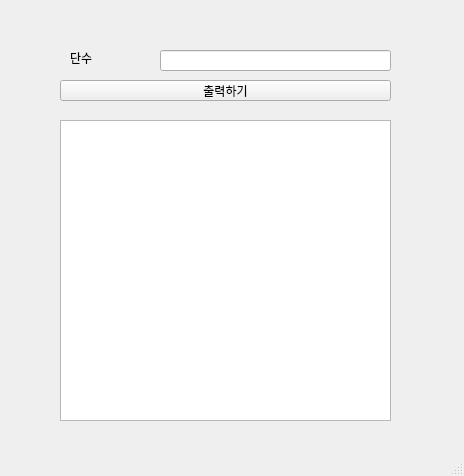
<?xml version="1.0" encoding="UTF-8"?>
<ui version="4.0">
 <class>MainWindow</class>
 <widget class="QMainWindow" name="MainWindow">
  <property name="geometry">
   <rect>
    <x>0</x>
    <y>0</y>
    <width>464</width>
    <height>476</height>
   </rect>
  </property>
  <property name="windowTitle">
   <string>MainWindow</string>
  </property>
  <widget class="QWidget" name="centralwidget">
   <widget class="QPlainTextEdit" name="pte">
    <property name="geometry">
     <rect>
      <x>60</x>
      <y>120</y>
      <width>331</width>
      <height>301</height>
     </rect>
    </property>
   </widget>
   <widget class="QLabel" name="lbl">
    <property name="geometry">
     <rect>
      <x>70</x>
      <y>50</y>
      <width>81</width>
      <height>16</height>
     </rect>
    </property>
    <property name="text">
     <string>단수</string>
    </property>
   </widget>
   <widget class="QLineEdit" name="le">
    <property name="geometry">
     <rect>
      <x>160</x>
      <y>50</y>
      <width>231</width>
      <height>21</height>
     </rect>
    </property>
   </widget>
   <widget class="QPushButton" name="pb">
    <property name="geometry">
     <rect>
      <x>60</x>
      <y>80</y>
      <width>331</width>
      <height>21</height>
     </rect>
    </property>
    <property name="text">
     <string>출력하기</string>
    </property>
   </widget>
  </widget>
  <widget class="QMenuBar" name="menubar">
   <property name="geometry">
    <rect>
     <x>0</x>
     <y>0</y>
     <width>464</width>
     <height>21</height>
    </rect>
   </property>
  </widget>
  <widget class="QStatusBar" name="statusbar"/>
 </widget>
 <resources/>
 <connections/>
</ui>
